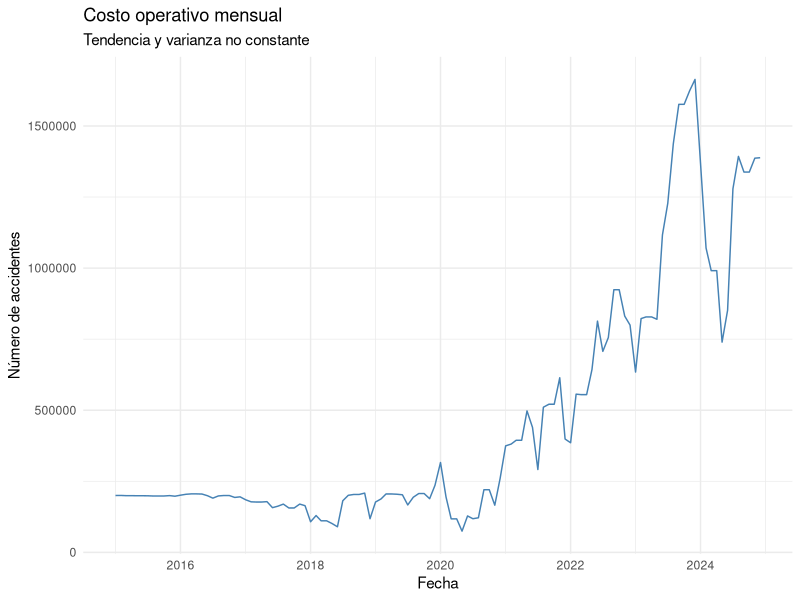
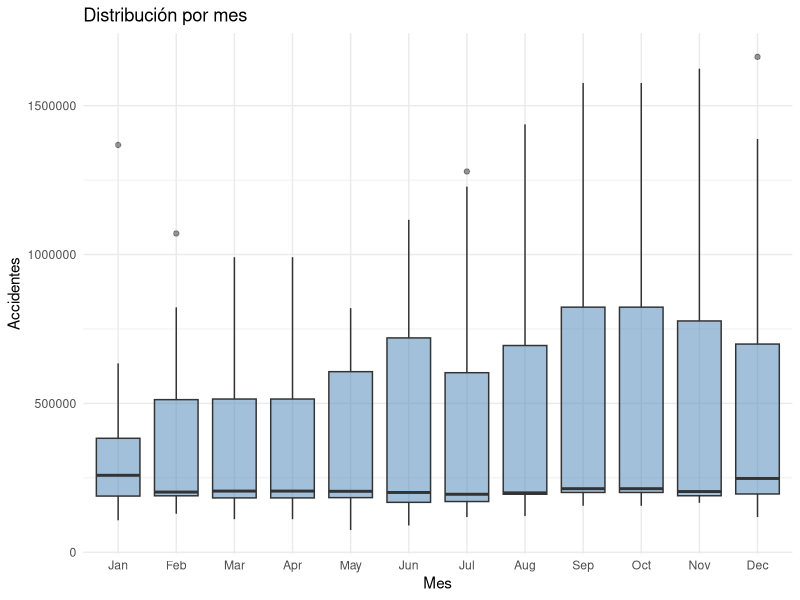
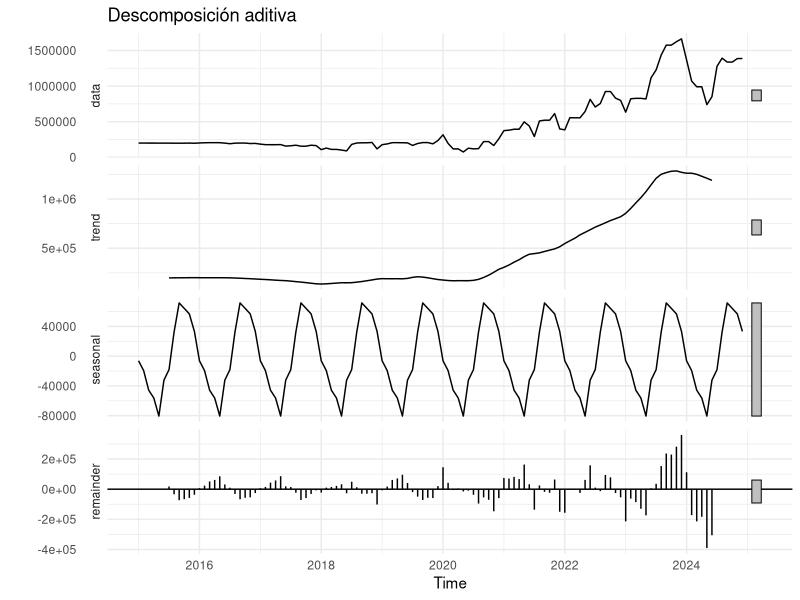
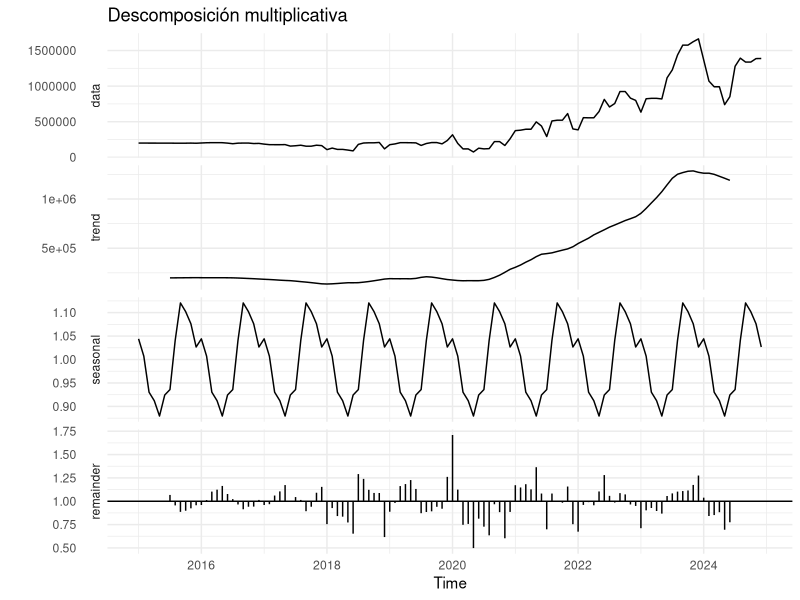
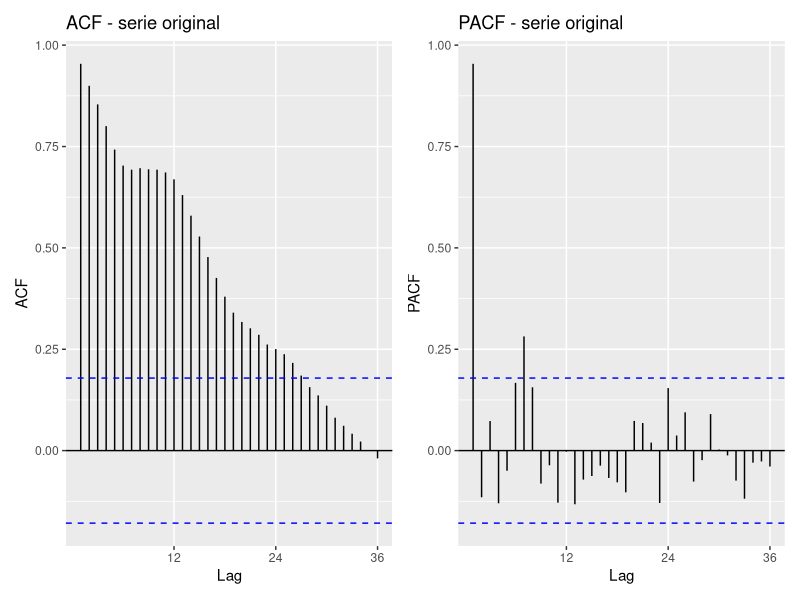
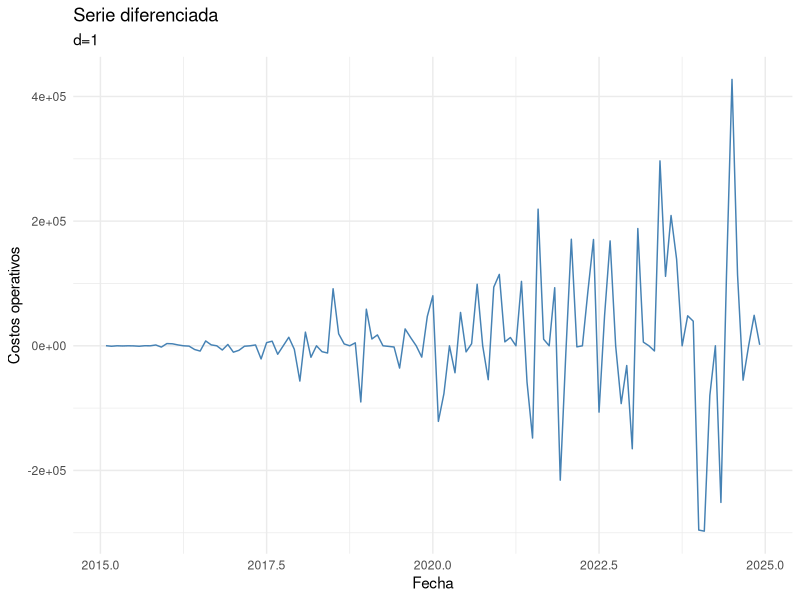
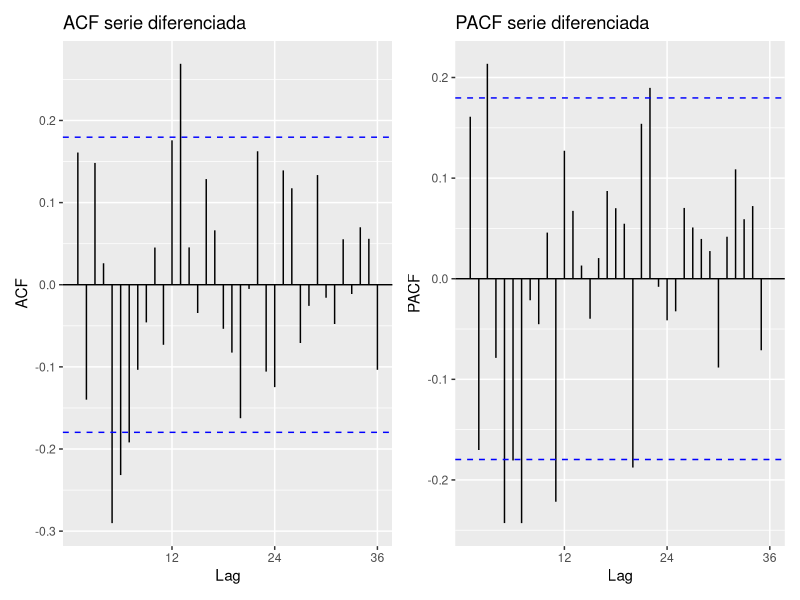
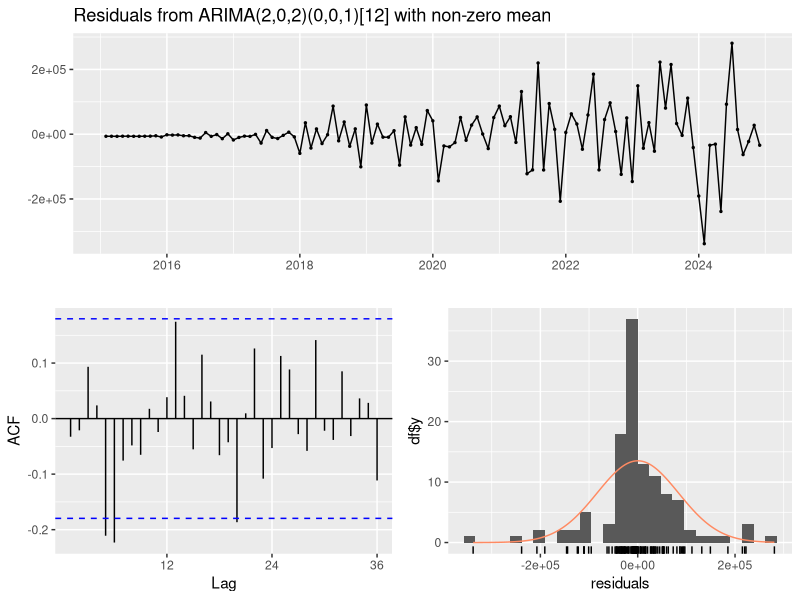

Recreate these plots in R, in order.
## ---- chunk 1
#| label: setup
library(tidyverse)
library(forecast)
library(tseries)
library(lubridate)
library(patchwork)
library(knitr)
## ---- chunk 2
#| label: datos
set.seed(2028)

n     <- 120
idx   <- 1:n
fecha <- seq(as.Date("2015-01-01"), by = "month", length.out = n)

tendencia_real     <- 50 - 1.3 * idx^2                                    # cae por mejoras en infraestructura
estacionalidad_real <- 3 * sin(2 * pi * (idx - 10) / 12)                # picos en temporada de lluvias/fin de año
ruido              <- rnorm(n, mean = 0, sd = 5)

accidentes <- tendencia_real * estacionalidad_real * ruido 



serie_df <- tibble(idx = idx, fecha = fecha, accidentes = cumsum(accidentes) + 200000)

accidentes_ts <- ts(serie_df$accidentes, start = c(2015, 1), frequency = 12)
## ---- chunk 3
#| label: spoiler

auto.arima(accidentes_ts)

## ---- chunk 4
#| label: fig-serie-general
#| fig-cap: "Costos reportados 2015-2024"
ggplot(serie_df, aes(fecha, accidentes)) +
  geom_line(color = "steelblue") +
  labs(x = "Fecha", y = "Número de accidentes",
       title = "Costo operativo mensual",
       subtitle = "Tendencia y varianza no constante") +
  theme_minimal()
## ---- chunk 5
#| label: fig-boxplot-mes
#| fig-cap: "Distribución por mes"
serie_df %>%
  mutate(mes = month(fecha, label = TRUE, abbr = TRUE)) %>%
  ggplot(aes(mes, accidentes)) +
  geom_boxplot(fill = "steelblue", alpha = 0.5) +
  labs(x = "Mes", y = "Accidentes",
       title = "Distribución por mes") +
  theme_minimal()
## ---- chunk 6
#| label: resumen-datos

summary(serie_df$accidentes)
## ---- chunk 7
#| label: fig-descomposicion
#| fig-cap: "Descomposición aditiva"
descomp <- decompose(accidentes_ts, type = "additive")
autoplot(descomp) +
  labs(title = "Descomposición aditiva") +
  theme_minimal()
## ---- chunk 8
#| label: fig-descomposicion2
#| fig-cap: "Descomposición multiplicativa"
descompMult <- decompose(accidentes_ts, type = "multiplicative")
autoplot(descompMult) +
  labs(title = "Descomposición multiplicativa") +
  theme_minimal()
## ---- chunk 9
#| label: fig-acf-pacf-original
#| fig-cap: "ACF y PACF de la serie original"
ggAcf(accidentes_ts, lag.max = 36) + labs(title = "ACF - serie original") +
  ggPacf(accidentes_ts, lag.max = 36) + labs(title = "PACF - serie original")
## ---- chunk 10
#| label: ljung-box-original
Box.test(accidentes_ts, lag = 24, type = "Ljung-Box")
## ---- chunk 11
#| label: box-cox

lambda_opt <- BoxCox.lambda(accidentes_ts, method = "loglik")
lambda_opt

## ---- chunk 12
#| label: diferenciacion-sugerida

D_sugerido <- nsdiffs(accidentes_ts)

D_sugerido


d_sugerido <- ndiffs(accidentes_ts)
d_sugerido


serie_diferenciada <- diff(accidentes_ts)


## ---- chunk 13
#| label: fig-serie-dif
#| fig-cap: "Costos reportados 2015-2024"

# para no tener problemas con los indices de tiempo
serie_diferenciada_df <- data.frame(
  fecha = time(serie_diferenciada),
  accidentes = as.numeric(serie_diferenciada)
)

ggplot(serie_diferenciada_df, aes(fecha, accidentes)) +
  geom_line(color = "steelblue") +
  labs(
    x = "Fecha",
    y = "Costos operativos",
    title = "Serie diferenciada",
    subtitle = "d=1"
  ) +
  theme_minimal()
## ---- chunk 14
#| label: fig-acf-pacf-diff
#| fig-cap: "ACF y PACF tras diferenciar"
ggAcf(serie_diferenciada, lag.max = 36) + labs(title = "ACF serie diferenciada") +
  ggPacf(serie_diferenciada, lag.max = 36) + labs(title = "PACF serie diferenciada")
## ---- chunk 15
#| label: ljung-box-diferenciada
Box.test(serie_diferenciada, lag = 24, type = "Ljung-Box")
## ---- chunk 16
#| label: modelos

auto.arima(serie_diferenciada)

mod1<- Arima(serie_diferenciada, order = c(2,0,2), seasonal = c(0,0,1))



## ---- chunk 17
#| label: fig-diagnostico
#| fig-cap: "Diagnóstico de residuos del modelo"
checkresiduals(mod1)

## ---- chunk 18
#| label: fig-pronostico
#| fig-cap: "Pronóstico a 12 meses de accidentes viales"
pronostico_final <- forecast(mod1, h = 12)

autoplot(pronostico_final) +
  labs(x = "Fecha", y = "Número de accidentes",
       title = "Pronóstico a 12 meses") +
  theme_minimal()
